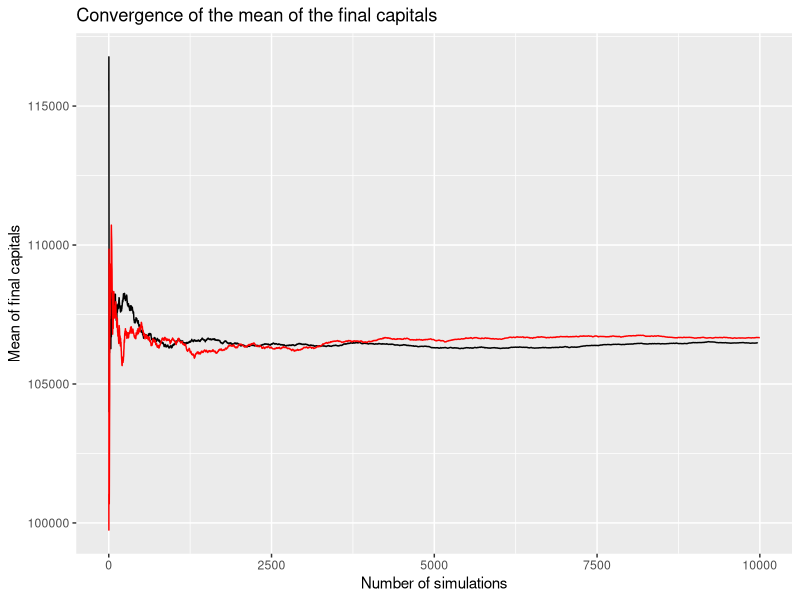
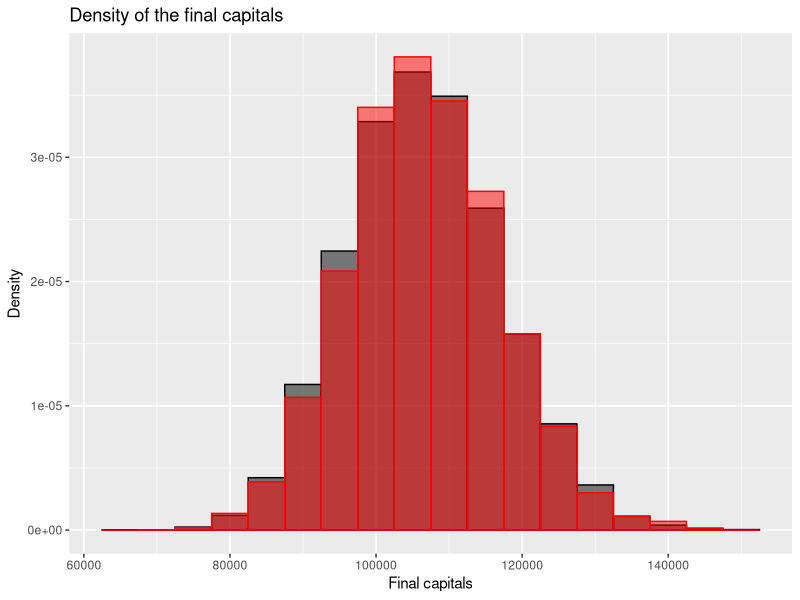

Write R code to recreate these figures, in order.
## ---- chunk 1
library(ggplot2)
library(cowplot)
library(knitr)
opts_chunk$set(echo = TRUE, fig.fullwidth=TRUE, fig.height=3)
## ---- chunk 2
inverse.claim <- function(x) {
  return(max((100 / (1 - x)^(1 / 2.5)), 0))
}
## ---- chunk 3
simulate_one_insurance <- function(c0, n0, a, tl, lambda, mu, nu) {
  # Initialize variables
  t <- 0
  n <- n0
  c <- c0
  # Update capital with annuity payments
  dt <- rexp(1, lambda * n + mu * n + nu)
  t <- t + dt
  while (t < tl) {
    # Update the capital with the proportional part of the payments
    c <- c + n * a * dt
    # Decide the type of event
    u <- runif(1)
    if (u < lambda * n / (lambda * n + mu * n + nu)) {
      # Claim event
      claim_amount <- inverse.claim(runif(1))
      c <- c - claim_amount
    } else if (u < (lambda * n + mu * n) / (lambda * n + mu * n + nu)) {
      # Departure event
      n <- max(n - 1, 0)
    } else {
      # Enrollment event
      n <- n + 1
    }
    # Stop if capital becomes negative
    if (c < 0) break
    # Time of next event
    dt <- rexp(1, lambda * n + mu * n + nu)
    t <- t + dt
  }
  return(c)
}
## ---- chunk 4
simulate_insurance <- function(c0, n0, a, tl, lambda, mu, nu, MC) {
  final_capitals <- vector("numeric", MC)
  # Simulate MC paths
  final_capitals <- replicate(MC, simulate_one_insurance(c0, n0, a, tl, lambda, mu, nu))
  # Compute and return outputs
  fraction <- sum(final_capitals > 0) / MC
  pos_fc <- final_capitals[final_capitals > 0]
  mean_final_capitals <- mean(pos_fc)
  sd_final_capitals <- sd(pos_fc)
  return(list(fraction = fraction, mean_final_capital = mean_final_capitals,
              sd_final_capital = sd_final_capitals, pos_fc = pos_fc))
}
## ---- chunk 5
simulate_one_insurance_antithetic <- function(c0, n0, a, tl, lambda, mu, nu) {
  # Initialize variables
  t <- 0
  n <- n0
  c <- c0
  c_anti <- c0
  # Update capital with annuity payments
  dt <- rexp(1, lambda * n + mu * n + nu)
  t <- t + dt
  while (t < tl) {
    # Update the capital with the proportional part of the payments
    c <- c + n * a * dt
    c_anti <- c_anti + n * a * dt
    # Decide the type of event
    u <- runif(1)
    if (u < lambda * n / (lambda * n + mu * n + nu)) {
      # Claim event
      u <- runif(1)
      if (c > 0) { # If the capital is positive, we can perform a claim
        claim_amount <- inverse.claim(u)
        c <- c - claim_amount
      }
      if (c_anti > 0) { 
        # If the capital is positive for antithetic, 
        # we can perform a claim else keep it negative
        claim_anti <- inverse.claim(1-u)
        c_anti <- c_anti - claim_anti
      }
    } else if (u < (lambda * n + mu * n) / (lambda * n + mu * n + nu)) {
      # Departure event
      n <- max(n - 1, 0)
    } else {
      # Enrollment event
      n <- n + 1
    }
    # Stop if both capitals becomes negative, if only one does,
    # we keep going with the other
    if (c < 0 && c_anti < 0) break
    # Time of next event
    dt <- rexp(1, lambda * n + mu * n + nu)
    t <- t + dt
  }
  return(c(c, c_anti))
}
## ---- chunk 6
simulate_insurance_antithetic <- function(c0, n0, a, tl, lambda, mu, nu, MC) {
  final_capitals <- vector("numeric", MC)
  # Simulate MC pairs of antithetic paths
  # for (i in 1:(MC/2)) {
  #   final_capitals[i] <- simulate_one_insurance(c0, n0, a, tl, lambda, mu, nu)
  #   final_capitals[i + (MC/2)] <- simulate_one_insurance(c0, n0, a, tl, lambda, mu, nu) * -1
  # }
  # Compute and return outputs
  # antithetic_final_capitals <- c(final_capitals[1:(MC/2)], -final_capitals[(MC/2+1):MC])
  antithetic_final_capitals <- replicate(MC/2, simulate_one_insurance_antithetic(
                                         c0, n0, a, tl, lambda, mu, nu))
  fraction <- sum(antithetic_final_capitals > 0) / MC
  pos_fc <- antithetic_final_capitals[antithetic_final_capitals > 0]
  mean_final_capitals <- mean(pos_fc)
  sd_final_capitals <- sd(pos_fc)
  return(list(fraction = fraction, mean_final_capital = mean_final_capitals,
              sd_final_capital = sd_final_capitals, pos_fc = pos_fc))
}
## ---- chunk 7
set.seed(42)
res_normal <- simulate_insurance(c0 = 1000, n0 = 100, a = 100, tl = 100, 
                          lambda = 0.1, mu = 0.1, nu = 0.3, MC = 10000)
res_anti <- simulate_insurance_antithetic(c0 = 1000, n0 = 100, a = 100, tl = 100, 
                          lambda = 0.1, mu = 0.1, nu = 0.3, MC = 10000)
kable(rbind(res_normal[1:3], res_anti[1:3]), 
      caption = "Results of the simulation with and without antithetic variates")
## ---- chunk 8
num.normal <- as.numeric(unlist(res_normal['pos_fc']))
num.anti <- as.numeric(unlist(res_anti['pos_fc']))
p1 <- ggplot() + 
      geom_line(mapping=aes(x = 1:length(num.normal), 
                            y = cumsum(num.normal)/(1:length(num.normal))),
                color = "black") +
      geom_line(mapping=aes(x=1:length(num.anti),
                            y = cumsum(num.anti)/(1:length(num.anti))),
                color = "red") +
      labs(x = "Number of simulations", y = "Mean of final capitals",
           title = "Convergence of the mean of the final capitals")
plot(p1)
p2 <- ggplot() + 
      geom_histogram(mapping= aes(x = num.normal, y=after_stat(density)),
                      binwidth=5000, color = "black", fill = "black", alpha = .5) + 
      stat_function(fun=dnorm, args=list(mean=mean(num.normal), 
                    sd = sd(num.normal), color = "black")) +
      geom_histogram(mapping= aes(x = num.anti, y=after_stat(density)),
                      binwidth=5000, color = "red", fill = "red", alpha = .5) + 
      stat_function(fun=dnorm, args=list(mean=mean(num.anti), 
                    sd = sd(num.anti), color = "red")) +
      labs(x = "Final capitals", y = "Density", 
              title = "Density of the final capitals")
plot(p2)
